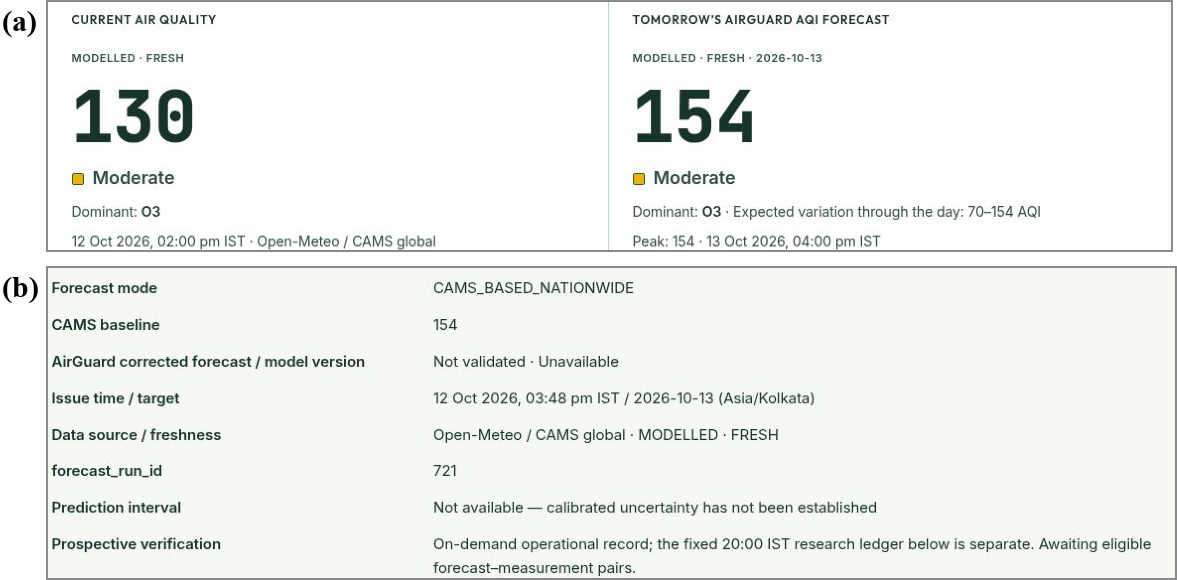
#> input picture paper/conference_final/figures/fig6_application.png, 1177 x 580 px, given in place of 01_Main_Dashboard.png, which was not available
$ python make_application_figure.py
#> lines starting #> are read from the running program, lines starting #| are printed output that depends on the picture; after the words box and inside, x2 and y2 are one past the last pixel; in counts of white or black regions, pixels touching at a corner belong together; pictures that were not available may be replaced by others from this repository, and a replacement may not be noted
"""Compose the stacked two-panel application figure from unmodified screenshots.

Captures of 12 October 2026 (https://webapp-phi-taupe.vercel.app/) are cropped only;
pixels are never retouched or upscaled, and panel letters sit outside the screenshot
area. Crop boxes and source hashes go to evidence/application_figure_manifest.json.
"""
from __future__ import annotations

import hashlib
import json
from pathlib import Path

from PIL import Image, ImageDraw, ImageFont

BASE = Path(__file__).resolve().parents[1]
ROOT = BASE.parents[1]
ASSETS = ROOT.parent / 'Research References' / 'airguard_assets' / 'AirGuard_Claude_Research_Screenshots'
PANELS = [
    ('a', ASSETS / '01_Main_Dashboard.png', (112, 356, 1235, 604),
     'Current and next-day modelled AQI with category, dominant pollutant, observation and issue times, and source'),
    ('b', ASSETS / '05a_Research_Operational_Validation_Status.png', (108, 608, 1235, 918),
     'Research status: forecast mode, raw CAMS baseline, correction marked not validated, issue time and target, '
     'data source and freshness, unavailable prediction interval, and prospective verification state'),
]
GAP, BORDER, INDENT = 14, 2, 46


def sha256(path):
    return hashlib.sha256(Path(path).read_bytes()).hexdigest()


def font(size):
    for name in ('timesbd.ttf', 'Times New Roman Bold.ttf', 'DejaVuSerif-Bold.ttf'):
        try:
            return ImageFont.truetype(name, size)
        except OSError:
            continue
    return ImageFont.load_default()


def framed(image):
    canvas = Image.new('RGB', (image.width + 2 * BORDER, image.height + 2 * BORDER), '#8a8a8a')
#> canvas: PIL image 1127x252 RGB; every value is 138
    canvas.paste(image, (BORDER, BORDER))
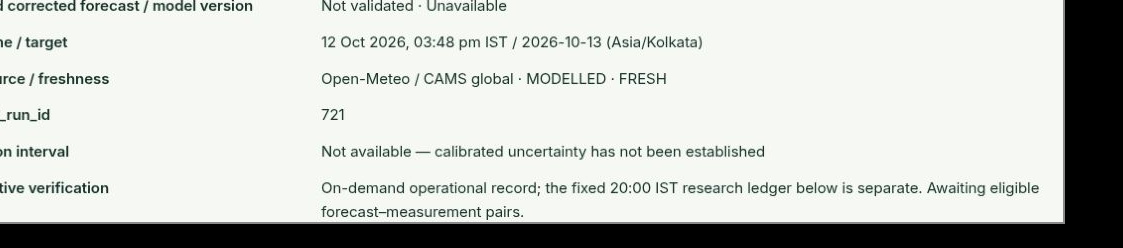
#> image: PIL image 1123x248 RGB; mean R, G, B 202.3, 204.9, 200.4
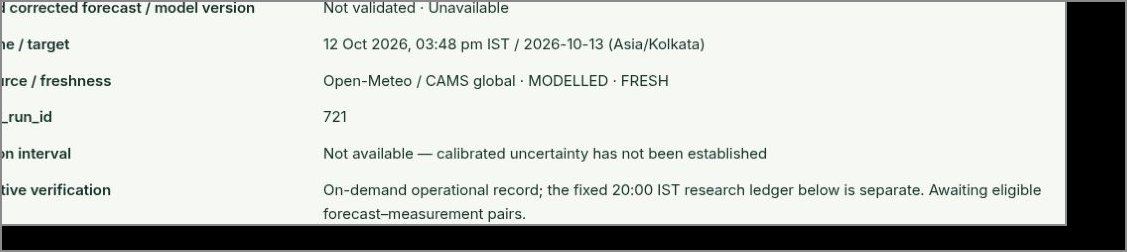
#> canvas: PIL image 1127x252 RGB; mean R, G, B 201, 203.6, 199.2
    return canvas


def main():
    crops = [(letter, framed(Image.open(path).convert('RGB').crop(box))) for letter, path, box, _ in PANELS]
#> in framed (call 2), `canvas = Image.new('RGB', (image.width + 2 * BORDER, image.height + 2 ..`: canvas: PIL image 1131x314 RGB; every value is 138
#> in framed (call 2), `canvas.paste(image, (BORDER, BORDER))`: image: PIL image 1127x310 RGB; every value is 0
#> in framed (call 2), `canvas.paste(image, (BORDER, BORDER))`:
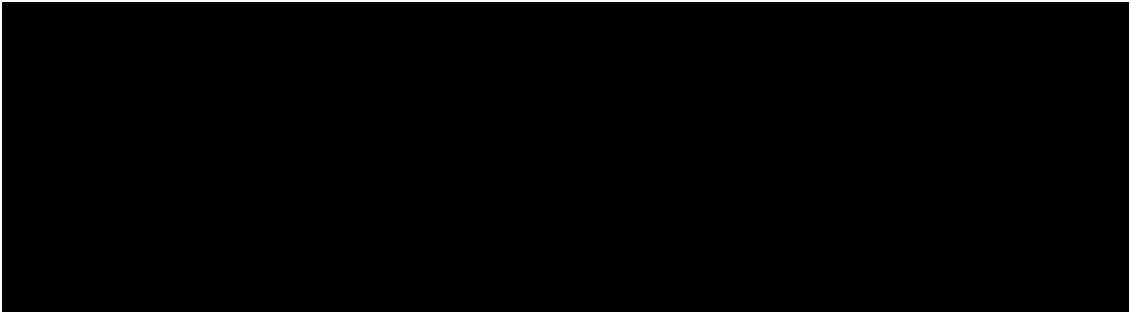
#> canvas: PIL image 1131x314 RGB; values 0 (black) and 138 (white), 1.6% white; 1 white region, box (x1, y1, x2, y2) and area: (0, 0, 1131, 314) 5764
#> crops = 2 items
    width = INDENT + max(image.width for _, image in crops)
#> width = 1177
    height = sum(image.height for _, image in crops) + GAP * (len(crops) - 1)
#> height = 580
    sheet = Image.new('RGB', (width, height), 'white')
#> sheet: PIL image 1177x580 RGB; every value is 255
    draw = ImageDraw.Draw(sheet)
    label = font(30)
    y = 0
    for letter, image in crops:
        draw.text((2, y + 4), f'({letter})', fill='black', font=label)
        sheet.paste(image, (INDENT, y))
        y += image.height + GAP
#> this loop made 2 passes
#> (letter, y) on passes 1 to 2: ('a', 266), ('b', 594)
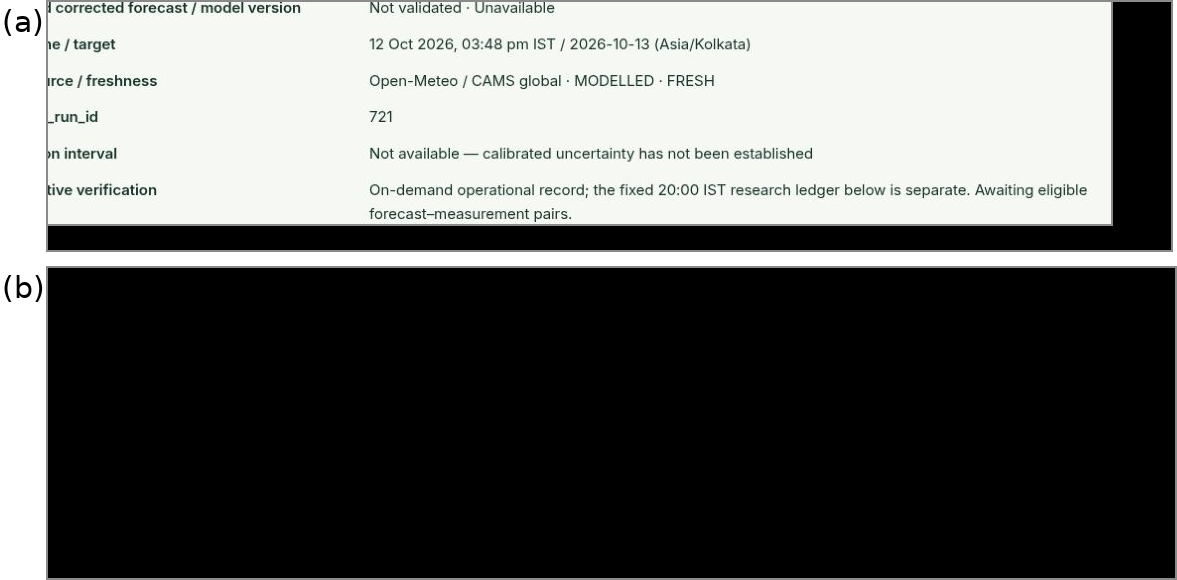
#> sheet: PIL image 1177x580 RGB; mean R, G, B 100.8, 101.9, 100.1
#> after the loop, y = 594
    out = BASE / 'figures' / 'fig6_application.png'
    sheet.save(out, dpi=(300, 300))
    manifest = {'figure': 'figures/fig6_application.png', 'sha256': sha256(out), 'size': sheet.size,
                'capture_date': '2026-10-12', 'site': 'https://webapp-phi-taupe.vercel.app/',
                'processing': 'crop only at original pixel scale; no retouching; letters outside the screenshot area',
                'panels': [{'panel': letter, 'source': str(path.relative_to(ROOT.parent)).replace('\\', '/'),
                            'source_sha256': sha256(path), 'crop_box_px': box, 'shows': shows}
                           for letter, path, box, shows in PANELS]}
    (BASE / 'evidence' / 'application_figure_manifest.json').write_text(json.dumps(manifest, indent=1), encoding='utf-8')
    print(out, sheet.size, [(letter, image.size) for letter, image in crops])
#| paper/conference_final/figures/fig6_application.png (1177, 580) [('a', (1127, 252)), ('b', (1131, 314))]


if __name__ == '__main__':
    main()
